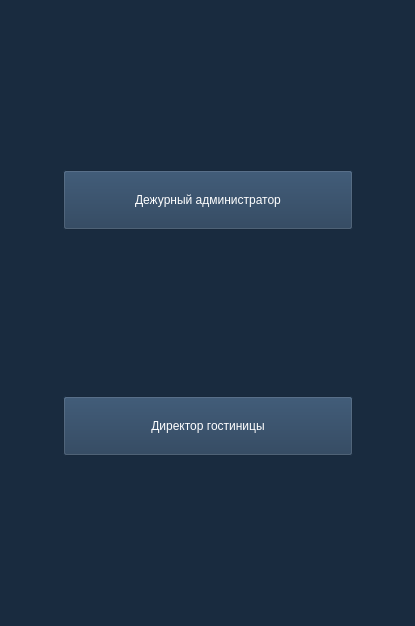
<?xml version="1.0" encoding="UTF-8"?>
<ui version="4.0">
 <class>MainWindow</class>
 <widget class="QMainWindow" name="MainWindow">
  <property name="geometry">
   <rect>
    <x>0</x>
    <y>0</y>
    <width>415</width>
    <height>626</height>
   </rect>
  </property>
  <property name="windowTitle">
   <string>MainWindow</string>
  </property>
  <property name="styleSheet">
   <string notr="true">background-color: rgb(25,43,63)</string>
  </property>
  <widget class="QWidget" name="centralwidget">
   <layout class="QHBoxLayout" name="horizontalLayout_2">
    <item>
     <spacer name="horizontalSpacer">
      <property name="orientation">
       <enum>Qt::Horizontal</enum>
      </property>
      <property name="sizeHint" stdset="0">
       <size>
        <width>40</width>
        <height>20</height>
       </size>
      </property>
     </spacer>
    </item>
    <item>
     <layout class="QVBoxLayout" name="verticalLayout_3">
      <item>
       <spacer name="verticalSpacer_5">
        <property name="orientation">
         <enum>Qt::Vertical</enum>
        </property>
        <property name="sizeHint" stdset="0">
         <size>
          <width>20</width>
          <height>40</height>
         </size>
        </property>
       </spacer>
      </item>
      <item>
       <widget class="QPushButton" name="reception_button">
        <property name="minimumSize">
         <size>
          <width>290</width>
          <height>60</height>
         </size>
        </property>
        <property name="styleSheet">
         <string notr="true">background-color: rgb(33, 57, 84);
color: rgb(255, 255, 255);
selection-background-color: rgb(65, 116, 167);
selection-color: rgb(25, 44, 64);
border-color: rgb(25,43,63);</string>
        </property>
        <property name="text">
         <string>Дежурный администратор</string>
        </property>
       </widget>
      </item>
      <item>
       <spacer name="verticalSpacer_6">
        <property name="orientation">
         <enum>Qt::Vertical</enum>
        </property>
        <property name="sizeHint" stdset="0">
         <size>
          <width>20</width>
          <height>40</height>
         </size>
        </property>
       </spacer>
      </item>
      <item>
       <widget class="QPushButton" name="admin_button">
        <property name="minimumSize">
         <size>
          <width>290</width>
          <height>60</height>
         </size>
        </property>
        <property name="styleSheet">
         <string notr="true">background-color: rgb(33, 57, 84);
color: rgb(255, 255, 255);
selection-background-color: rgb(65, 116, 167);
selection-color: rgb(25, 44, 64);
border-color: rgb(25,43,63);</string>
        </property>
        <property name="text">
         <string>Директор гостиницы</string>
        </property>
       </widget>
      </item>
      <item>
       <spacer name="verticalSpacer_4">
        <property name="orientation">
         <enum>Qt::Vertical</enum>
        </property>
        <property name="sizeHint" stdset="0">
         <size>
          <width>20</width>
          <height>40</height>
         </size>
        </property>
       </spacer>
      </item>
     </layout>
    </item>
    <item>
     <spacer name="horizontalSpacer_2">
      <property name="orientation">
       <enum>Qt::Horizontal</enum>
      </property>
      <property name="sizeHint" stdset="0">
       <size>
        <width>40</width>
        <height>20</height>
       </size>
      </property>
     </spacer>
    </item>
   </layout>
  </widget>
  <widget class="QMenuBar" name="menubar">
   <property name="geometry">
    <rect>
     <x>0</x>
     <y>0</y>
     <width>415</width>
     <height>30</height>
    </rect>
   </property>
  </widget>
 </widget>
 <tabstops>
  <tabstop>reception_button</tabstop>
 </tabstops>
 <resources/>
 <connections/>
</ui>
